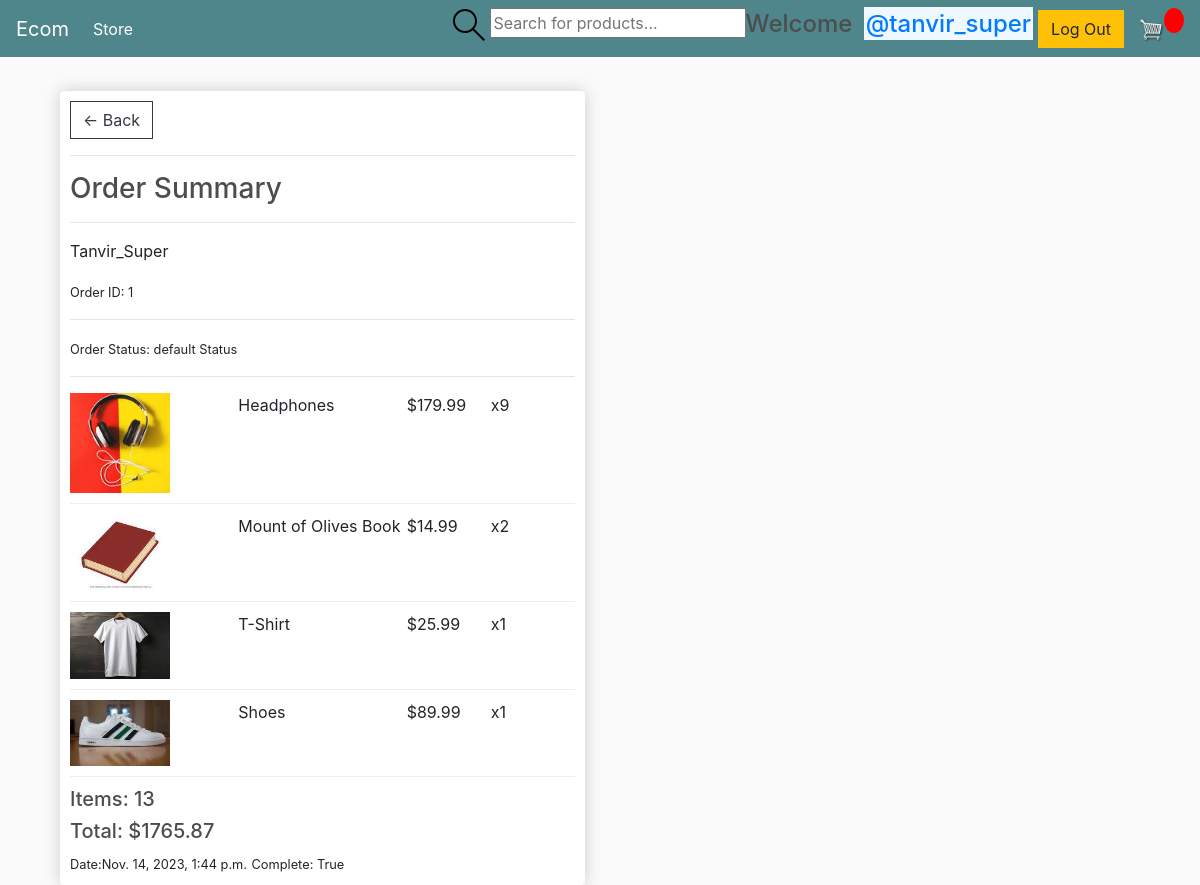
/order_details/1/ (signed in), run on the app's committed database.
### store/models.py (models this page shows, shortened)
class Order(models.Model):
	customer = models.ForeignKey(Customer, on_delete=models.SET_NULL, null=True, blank=True)
	date_ordered = models.DateTimeField(auto_now_add=True)
	complete = models.BooleanField(default=False)
	transaction_id = models.CharField(max_length=100, null=True)
	order_status=models.CharField(max_length=200,null=True,default="Processing")
	@property
	def get_cart_total(self):
		orderitems = self.orderitem_set.all()
		total = sum([item.get_total for item in orderitems])
		return total
	@property
	def get_cart_items(self):
		orderitems = self.orderitem_set.all()
		total = sum([item.quantity for item in orderitems])
		return total

class Customer(models.Model):
	user = models.OneToOneField(User, null=True, blank=True, on_delete=models.CASCADE)
	name = models.CharField(max_length=200, null=True)
	email = models.CharField(max_length=200,default="default@email.com")

class OrderItem(models.Model):
	product = models.ForeignKey(Product, on_delete=models.CASCADE,default=1)
	order = models.ForeignKey(Order, on_delete=models.SET_NULL, null=True)
	quantity = models.IntegerField(default=0, null=True, blank=True)
	date_added = models.DateTimeField(auto_now_add=True)
	@property
	def get_total(self):
		total = self.product.price * self.quantity
		return total

class Product(models.Model):
	name = models.CharField(max_length=200,default="Default")
	description=models.TextField(null=True,blank=True)
	price = models.FloatField()
	digital = models.BooleanField(default=False,null=True, blank=True)
	image = models.ImageField(null=True, blank=True)
	@property
	def imageURL(self):
		try:
			url = self.image.url
		except:
			url = ''
		return url

### store/views.py (the view)
# urls.py: path('order_details/<str:pk>/',views.orderDetails,name='order_details'),
@login_required(login_url='login')
def orderDetails(request,pk):
    order=Order.objects.get(id=pk)
    orderItems=OrderItem.objects.filter(order=order)
    if request.user!=order.customer.user:
        return HttpResponse('You are not allowed here!!!')
    context={'orderItems':orderItems,'order':order}
    return render(request,'store/order_details.html',context)

### store/templates/store/order_details.html
{% extends 'store/main.html' %}
{% load static %}
{% block content %}
<div class="col-lg-6">
    <div class="box-element">
        <a  class="btn btn-outline-dark" href="{% url 'user-profile' request.user.id %}">&#x2190; Back</a>
        <hr>
        <h3>Order Summary</h3>
        <hr>
        <p>{{order.customer.name}}</p>
        <small>Order ID: {{order.id}} </small><hr>
        <small>Order Status: {{order.order_status}} </small>
        <hr>
        {% for item in orderItems %}
        <div class="cart-row">
            <div style="flex:2"><img class="row-image" src="{{item.product.imageURL}}"></div>
            <div style="flex:2"><p>{{item.product.name}}</p></div>
            <div style="flex:1"><p>${{item.product.price|floatformat:2}}</p></div>
            <div style="flex:1"><p>x{{item.quantity}}</p></div>
        </div>
        {% endfor %}
        <h5>Items:   {{order.get_cart_items}}</h5>
        <h5>Total:   ${{order.get_cart_total|floatformat:2}}</h5>
        <small>Date:{{ order.date_ordered }}</small>
        <small>Complete: {{ order.complete }}</small>
    </div>
</div>
{% endblock content %}

### store/templates/store/main.html (shortened to what this page needs)
<!DOCTYPE html>
{% load static %}
<html>
<head>
	<link rel="stylesheet" href="https://stackpath.bootstrapcdn.com/bootstrap/4.4.1/css/bootstrap.min.css">
	<link rel="stylesheet" type="text/css" href="{% static 'css/main.css' %}">
</head>
<body>
	<nav class="navbar navbar-expand-lg navbar-dark bg-dark">
	  <a class="navbar-brand" href="{% url 'store' %}">Ecom</a>
	  <div class="collapse navbar-collapse" id="navbarSupportedContent">
	    <ul class="navbar-nav mr-auto">
	      <li class="nav-item active">
	        <a class="nav-link" href="{% url 'store' %}">Store <span class="sr-only">(current)</span></a>
	      </li>
	    </ul>
		<form class="header__search" method="GET" action="{% url 'store' %}">
			<label>
			  <input name="q" placeholder="Search for products..." />
			</label>
		  </form>
	    <div class="form-inline my-2 my-lg-0">
			 {% if request.user.is_authenticated %}
			 <h4> Welcome <a href="{% url 'user-profile' request.user.id %}" style="background-color: aliceblue; margin: 5px; padding: 2px;">@{{request.user.username}}</a></h4>
			 <a href="{% url 'logout' %}" class="btn btn-warning">Log Out</a>
	     	 {% else %}
			  <a href="{% url 'login' %}" class="btn btn-warning">Login</a>
			 {% endif %}
	     	<a href="{% url 'cart' %}">
	    		<img  id="cart-icon" src="{% static 'images/cart.png' %}">
	    	</a>
	    	<p id="cart-total">{{cartItems}}</p>
	    </div>
	  </div>
	</nav>
     <div class="container">
            <br>
            {% block content %}
            {% endblock content %}
         </div>
</body>
</html>

### static/css/main.css (style rules this page uses)
body { background-color: hsl(0, 0%, 98%); }
h1,h2,h3,h4,h5,h6 { color:hsl(0, 0%, 30%); }
.box-element { box-shadow:hsl(0, 0%, 80%) 0 0 16px; background-color: #fff; border-radius: 4px; padding: 10px; }
.bg-dark { background-color: #4f868c!important; }
#cart-icon { width:25px; display: inline-block; margin-left: 15px; }
#cart-total { display: block; text-align: center; color:#fff; background-color: red; width: 20px; height: 25px; border-radius: 50%; font-size: 14px; }
.col-lg-4, .col-lg-6, .col-lg-8, .col-lg-12 { margin-top: 10px; }
.btn { border-radius: 0; }
.row-image { width: 100px; }
.cart-row { display: flex; align-items: flex-stretch; padding-bottom: 10px; margin-bottom: 10px; border-bottom: 1px solid #ececec; }

### data on the page
Order: customer.name "Tanvir_Super", id "1", order_status "default Status", get_cart_items "13", get_cart_total "1765.87", date_ordered "Nov. 14, 2023, 1:44 p.m.", complete "True"
OrderItem: product.imageURL (picture), product.name "Headphones", product.price "179.99", quantity "9"
OrderItem: product.imageURL (picture), product.name "Mount of Olives Book", product.price "14.99", quantity "2"
OrderItem: product.imageURL (picture), product.name "T-Shirt", product.price "25.99", quantity "1"
OrderItem: product.imageURL (picture), product.name "Shoes", product.price "89.99", quantity "1"

### other printed values
{{ request.user.username }} "tanvir_super"
